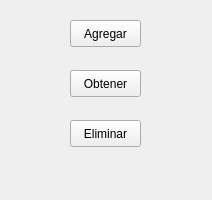
<?xml version="1.0" encoding="UTF-8"?>
<ui version="4.0">
 <class>MainWindow</class>
 <widget class="QMainWindow" name="MainWindow">
  <property name="geometry">
   <rect>
    <x>0</x>
    <y>0</y>
    <width>212</width>
    <height>200</height>
   </rect>
  </property>
  <property name="windowTitle">
   <string>Cliente</string>
  </property>
  <widget class="QWidget" name="centralWidget">
   <widget class="QPushButton" name="btn_enviar">
    <property name="geometry">
     <rect>
      <x>70</x>
      <y>20</y>
      <width>71</width>
      <height>27</height>
     </rect>
    </property>
    <property name="text">
     <string>Agregar</string>
    </property>
   </widget>
   <widget class="QPushButton" name="btn_obtener">
    <property name="geometry">
     <rect>
      <x>70</x>
      <y>70</y>
      <width>71</width>
      <height>27</height>
     </rect>
    </property>
    <property name="text">
     <string>Obtener</string>
    </property>
   </widget>
   <widget class="QPushButton" name="btn_eliminar">
    <property name="geometry">
     <rect>
      <x>70</x>
      <y>120</y>
      <width>71</width>
      <height>27</height>
     </rect>
    </property>
    <property name="text">
     <string>Eliminar</string>
    </property>
   </widget>
  </widget>
  <widget class="QMenuBar" name="menuBar">
   <property name="geometry">
    <rect>
     <x>0</x>
     <y>0</y>
     <width>212</width>
     <height>25</height>
    </rect>
   </property>
  </widget>
 </widget>
 <layoutdefault spacing="6" margin="11"/>
 <resources/>
 <connections/>
</ui>
